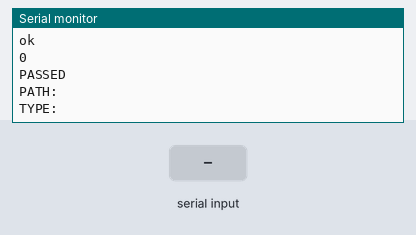
A sketch run on a simulated ESP8266 (NodeMCU). Shown: the last lines printed to the serial monitor. The inputs (shaded band) are chosen by the test bench. WiFi joins after 1.5 s; servers stay silent unless stated.

Above: at 2.7 s.
2.8 s: "90,45\n" received over Serial
At 2.93 s:
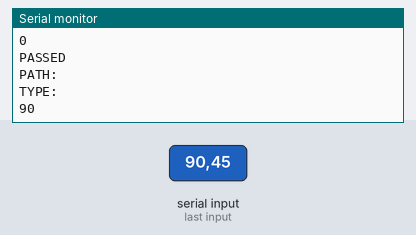
4.3 s: "30,150\n" received over Serial
At 4.43 s:
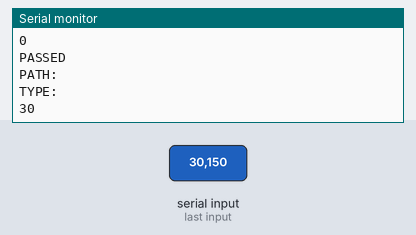
Timing chart, 0 to 7.3 s (numbered marks = the images above; inputs shaded):
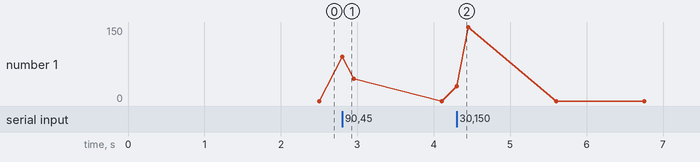

Measured:
- after the input at 2.8 s, the serial monitor: prints a new line at once (image 1)
- after the input at 4.3 s, the serial monitor: prints a new line at once (image 2)

The sketch:

EspNET.ino
```cpp
/* =======================================================================================================================================
https://www.robocore.net/tutoriais/programando-o-esp8266-pela-arduino-ide
https://blog.zerokol.com/2018/08/nrf24l01-com-nodemcu.html
https://howtomechatronics.com/tutorials/arduino/arduino-wireless-communication-nrf24l01-tutorial/
https://forum.arduino.cc/t/nrf24l01-not-working-solved/697425
https://forum.arduino.cc/t/simple-nrf24l01-2-4ghz-transceiver-demo/405123
======================================================================================================================================= */

#include "FireBase.h"
#define WIFI_SSID "Wi-Fé"
#define WIFI_PASSWORD "manoelgomes"

void setup()
{
  FireBase_Init(WIFI_SSID, WIFI_PASSWORD);
}

void loop()
{
  int umidade = Serial.parseInt();
  Serial.println(umidade);
  FireBase_SetInt("sensors/sensor_01/humidity", umidade);
}
```

FireBase.cpp
```cpp
#include "FireBase.h"
#include <ESP8266WiFi.h>
#include <Firebase_ESP_Client.h>
#include "addons/TokenHelper.h"
#include "addons/RTDBHelper.h"

// Define Firebase data object
FirebaseData fbdo;
FirebaseAuth auth;
FirebaseConfig config;

void FireBase_Init(const char *wifi_ssid, const char *wifi_password)
{
  Serial.begin(9600);
  // Firebase auth data
  config.api_key = API_KEY;
  config.database_url = DATABASE_URL;

  // Connect to Wi-Fi
  WiFi.begin(wifi_ssid, wifi_password);
  Serial.print("Connecting to Wi-Fi...");
  while (WiFi.status() != WL_CONNECTED)
  {
    delay(500);
    Serial.print(".");
  }
  Serial.println("\nConnected to Wi-Fi!");

  // Initialize Firebase
  if (Firebase.signUp(&config, &auth, "", "") == true)
  {
    Serial.println("ok");
  }
  else
  {
    Serial.printf("%s\n", config.signer.signupError.message.c_str());
  }

  Firebase.begin(&config, &auth);
  Firebase.reconnectWiFi(true);
}

void FireBase_SetInt(const char *path, int value)
{
  if (Firebase.RTDB.setInt(&fbdo, path, value) == true)
  {
    Serial.println("PASSED");
    Serial.println("PATH: " + fbdo.dataPath());
    Serial.println("TYPE: " + fbdo.dataType());
  }
  else
  {
    Serial.println("FAILED");
    Serial.println("REASON: " + fbdo.errorReason());
  }
}
```

FireBase.h
```cpp
#define DATABASE_URL "https://flutter-temperatura-arduino-default-rtdb.firebaseio.com/"
#define API_KEY "AIzaSyBl5TymsKLfMySzBm1DB5ue_oA2KcsdMco"

void FireBase_Init(const char *wifi_ssid, const char *wifi_password);
void FireBase_SetInt(const char *path, int value);
```
